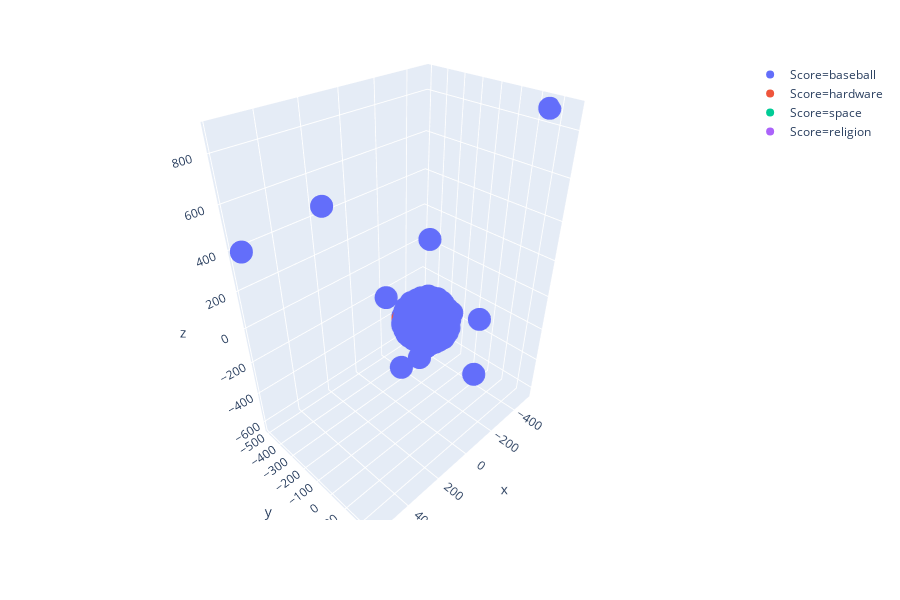

Notebook cell for this chart:
### Code cell
fig = px.scatter_3d(df, x="x", y="y", z="z",color="Score")
fig.show()

### Figure 1 — Plotly figure (JSON) as saved in the notebook; plotly's stock layout.template omitted (floating-point values rounded to 4 significant figures; data arrays with more than 128 entries replaced by an {"elided": "..."} marker saying what was removed)
{"data": [{"hoverlabel": {"namelength": 0}, "hovertemplate": "Score=baseball<br>x=%{x}<br>y=%{y}<br>z=%{z}", "legendgroup": "Score=baseball", "marker": {"color": "#636efa", "symbol": "circle"}, "mode": "markers", "name": "Score=baseball", "scene": "scene", "showlegend": true, "type": "scatter3d", "x": {"elided": "2136 float values"}, "y": {"elided": "2136 float values"}, "z": {"elided": "2136 float values"}}, {"hoverlabel": {"namelength": 0}, "hovertemplate": "Score=hardware<br>x=%{x}<br>y=%{y}<br>z=%{z}", "legendgroup": "Score=hardware", "marker": {"color": "#EF553B", "symbol": "circle"}, "mode": "markers", "name": "Score=hardware", "scene": "scene", "showlegend": true, "type": "scatter3d", "x": [27.48, 67.6, 38.07, 25.9, 33.29, 32.58, 43.5, 32.46, 25.41, 42.31, 35.56, 55.18, 31.94, -6.771, 39.78], "y": [-42.19, -81.34, -17.61, -41.73, -42.58, -46.28, -36.83, -34.69, -50.19, -42.39, -47.37, -23.73, -31.69, -73.1, -21.62], "z": [-40.53, -0.6053, -16.45, -53.29, -56.31, -63.47, -64.67, -59.86, -54.43, -58.89, -49.78, -45.99, -50.06, 4.463, -10.92]}, {"hoverlabel": {"namelength": 0}, "hovertemplate": "Score=space<br>x=%{x}<br>y=%{y}<br>z=%{z}", "legendgroup": "Score=space", "marker": {"color": "#00cc96", "symbol": "circle"}, "mode": "markers", "name": "Score=space", "scene": "scene", "showlegend": true, "type": "scatter3d", "x": [-37.28, -32.28, -40.41, -45.26, -36.85], "y": [49.45, 46.04, 63.02, 31.47, 43.68], "z": [-42.39, -30.92, -57.66, -36.93, -40.02]}, {"hoverlabel": {"namelength": 0}, "hovertemplate": "Score=religion<br>x=%{x}<br>y=%{y}<br>z=%{z}", "legendgroup": "Score=religion", "marker": {"color": "#ab63fa", "symbol": "circle"}, "mode": "markers", "name": "Score=religion", "scene": "scene", "showlegend": true, "type": "scatter3d", "x": [-35.98], "y": [37.45], "z": [-43.77]}], "layout": {"height": 600, "legend": {"tracegroupgap": 0}, "margin": {"t": 60}, "scene": {"domain": {"x": [0, 0.98], "y": [0, 1]}, "xaxis": {"title": {"text": "x"}}, "yaxis": {"title": {"text": "y"}}, "zaxis": {"title": {"text": "z"}}}}}
